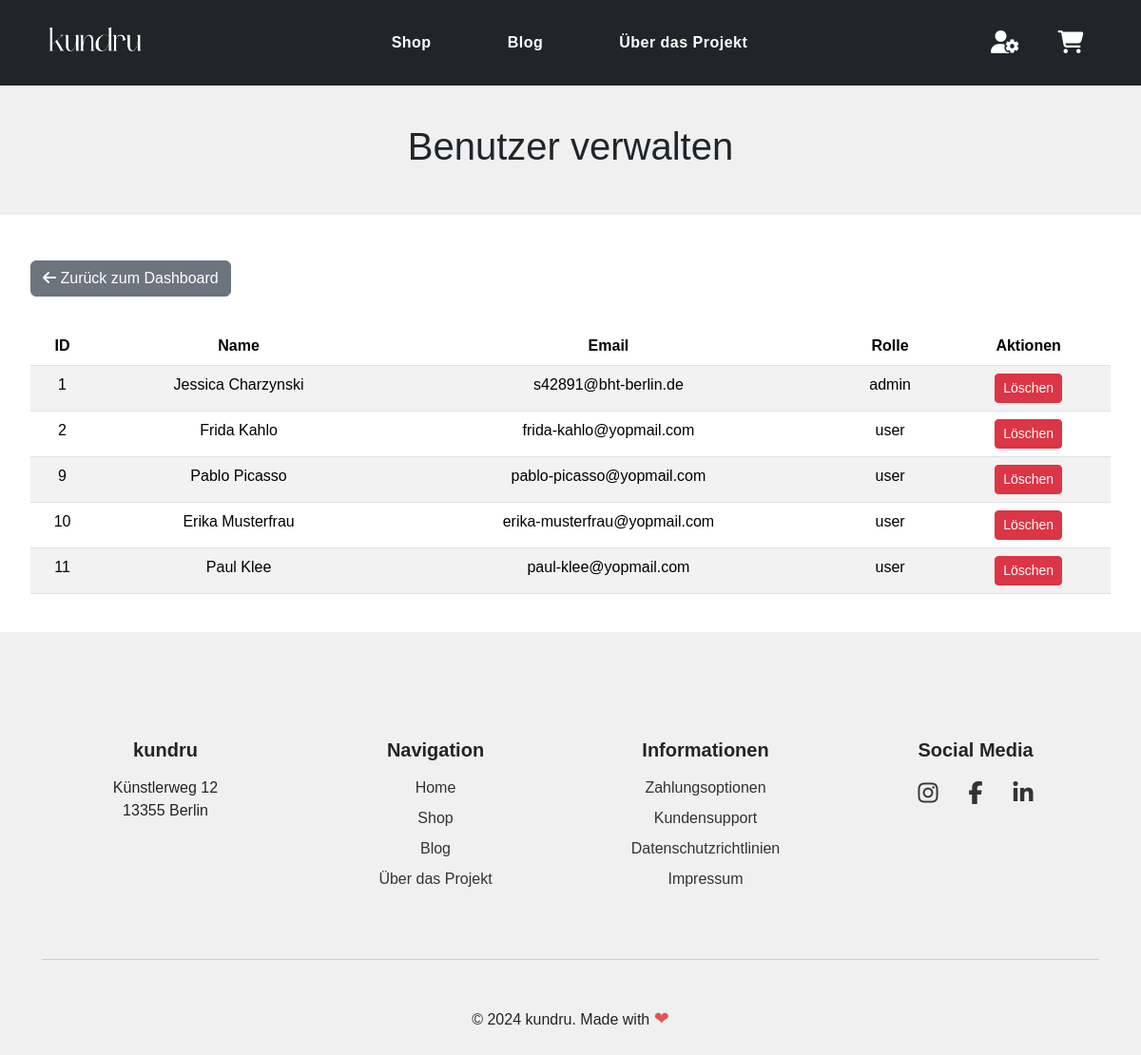
Screenshot of /views/manage_users.php (signed in) with the database file from the repository.
### tables this page shows
CREATE TABLE `user` (
  `UserID` int(11) NOT NULL,
  `FirstName` varchar(255) NOT NULL,
  `LastName` varchar(255) NOT NULL,
  `Email` varchar(255) NOT NULL,
  `Password` varchar(255) NOT NULL,
  `Phone` varchar(20) NOT NULL,
  `Role` varchar(50) NOT NULL
);

### controllers/AdminDashboardController.php (called while the page is built, shortened)
<?php
class AdminDashboardController {
    private $db;
    public function __construct($db) {
        $this->db = $db;
    }
    public function getUsers() {
        $stmt = $this->db->prepare("SELECT * FROM user");
        $stmt->execute();
        return $stmt->fetchAll(PDO::FETCH_ASSOC);
    }
}
?>

### views/manage_users.php (the view, shortened to what this page needs)
<?php
include('header.php');
require_once('../config/config.php');
require_once('../controllers/AdminDashboardController.php');
$adminDashboardController = new AdminDashboardController($conn);
$users = $adminDashboardController->getUsers();
?>
<html>
<body>
    <header class="text-center mb-5 admin-dashboard-header">
        <h1>Benutzer verwalten</h1>
    </header>
    <div class="admin-dashboard-container my-5">
        <div class="row">
            <div class="col-md-12">
                <div class="admin-dashboard-card mb-4">
                    <div class="mb-3">
                        <a href="/KUNDRU/views/admin_dashboard.php" class="btn btn-secondary mb-3">
                            <i class="fas fa-arrow-left"></i> Zurück zum Dashboard
                        </a>
                    </div>
                    <div class="admin-dashboard-card-body">
                        <table class="table table-striped">
                            <thead>
                                <tr>
                                    <th>ID</th>
                                    <th>Name</th>
                                    <th>Email</th>
                                    <th>Rolle</th>
                                    <th>Aktionen</th>
                                </tr>
                            </thead>
                            <tbody>
                                <?php foreach ($users as $user): ?>
                                    <tr>
                                        <td><?php echo htmlspecialchars($user['UserID'], ENT_QUOTES, 'UTF-8'); ?></td>
                                        <td><?php echo htmlspecialchars($user['FirstName'] . ' ' . $user['LastName'], ENT_QUOTES, 'UTF-8'); ?></td>
                                        <td><?php echo htmlspecialchars($user['Email'], ENT_QUOTES, 'UTF-8'); ?></td>
                                        <td><?php echo htmlspecialchars($user['Role'], ENT_QUOTES, 'UTF-8'); ?></td>
                                        <td>
                                            <a href="delete_user.php?id=<?php echo htmlspecialchars($user['UserID'], ENT_QUOTES, 'UTF-8'); ?>" class="btn btn-danger btn-sm" onclick="return confirm('Bist du dir sicher, dass du diesen Benutzer löschen möchtest?');">Löschen</a>
                                        </td>
                                    </tr>
                                <?php endforeach; ?>
                            </tbody>
                        </table>
                    </div>
                </div>
            </div>
        </div>
    </div>
</body>
</html>
<?php include('footer.php'); ?>

### assets/css/stylesheet.css (style rules this page uses)
:root { --color-primary: #4c6e63; --color-primary-hover: #3b5c50; --color-secondary: #4e4e4e; --color-secondary-hover: #6c6c6c; --color-tertiary: #aabfb5; --color-background: #f0f0f0; --color-light: #fff; --color-dark: #333; --color-border: #ddd; --color-shadow: rgba(0, 0, 0, 0.1); --color-shadow-hover: rgba(0, 0, 0, 0.2); }
* { margin: 0; padding: 0; box-sizing: border-box; }
body { font-family: 'Poppins', sans-serif; background-color: var(--color-background); }
.table-striped { text-align: center; }
.btn-secondary { background-color: #6c757d; border-color: #6c757d; }
.admin-dashboard-container { background-color: var(--color-light); padding: 3rem 2rem 1rem 2rem; }
.admin-dashboard-header { font-size: 2rem; margin-top: 2.5rem; }

### rows the page displays
user: UserID "1", FirstName+LastName "Jessica Charzynski", Email "s42891@bht-berlin.de", Role "admin"
user: UserID "2", FirstName+LastName "Frida Kahlo", Email "frida-kahlo@yopmail.com", Role "user"
user: UserID "9", FirstName+LastName "Pablo Picasso", Email "pablo-picasso@yopmail.com", Role "user"
user: UserID "10", FirstName+LastName "Erika Musterfrau", Email "erika-musterfrau@yopmail.com", Role "user"
user: UserID "11", FirstName+LastName "Paul Klee", Email "paul-klee@yopmail.com", Role "user"
